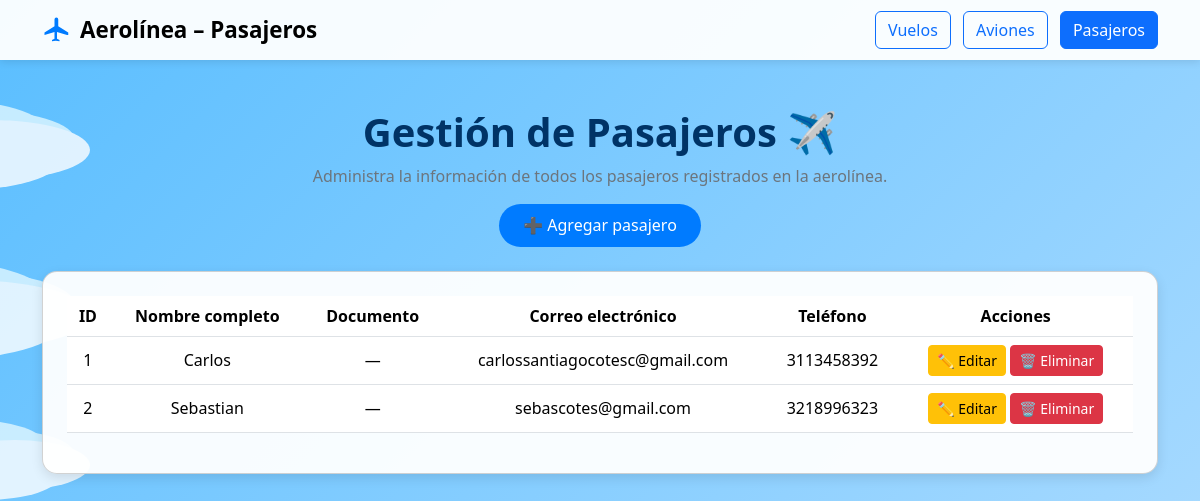
/pasajeros/, run on an earlier commit of the app's database.
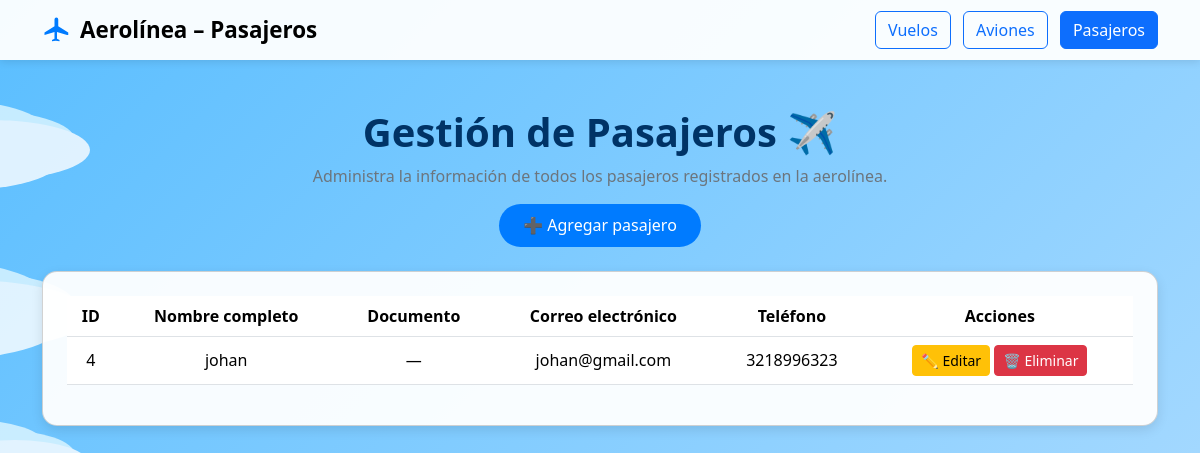
And on a later commit of the database.
### pasajeros/models.py (models this page shows, shortened)
class Pasajero(models.Model):
    pasa_nombre = models.CharField(max_length=30)
    pasa_email = models.CharField(max_length=50, blank=True, null=True)
    pasa_telefono = models.CharField(max_length=10, blank=True, null=True)

### pasajeros/views.py (the view)
# urls.py: path('', views.lista_pasajeros, name='lista_pasajeros'),
def lista_pasajeros(request):
    pasajeros = Pasajero.objects.all()
    return render(request, 'pasajeros.html', {'pasajeros': pasajeros})

### pasajeros/templates/pasajeros.html (shortened to what this page needs)
<!DOCTYPE html>
<html lang="es">
<head>
  <link href="https://cdn.jsdelivr.net/npm/bootstrap@5.3.3/dist/css/bootstrap.min.css" rel="stylesheet">
</head>
<body>
  <nav class="navbar navbar-expand-lg sticky-top">
    <div class="container">
      <a class="navbar-brand" href="{% url 'home' %}">
        <svg xmlns="http://www.w3.org/2000/svg" viewBox="0 0 24 24">
          <path d="M21 16v-2l-8-5V3.5a1.5 1.5 0 0 0-3 0V9l-8 5v2l8-2.5V19l-2 1v1l3-0.5 3 0.5v-1l-2-1v-5.5l8 2.5z"/>
        </svg>
        Aerolínea – Pasajeros
      </a>
      <div class="ms-auto">
        <a href="{% url 'lista_vuelos' %}" class="btn btn-outline-primary me-2">Vuelos</a>
        <a href="{% url 'lista_aviones' %}" class="btn btn-outline-primary me-2">Aviones</a>
        <a href="{% url 'lista_pasajeros' %}" class="btn btn-primary">Pasajeros</a>
      </div>
    </div>
  </nav>
  <div class="container mt-5">
    <div class="text-center mb-4">
      <h1>Gestión de Pasajeros ✈️</h1>
      <p class="text-secondary">Administra la información de todos los pasajeros registrados en la aerolínea.</p>
      <a href="{% url 'agregar_pasajero' %}" class="btn btn-main">➕ Agregar pasajero</a>
    </div>
    <div class="card p-4">
      <div class="table-responsive">
        <table class="table align-middle text-center">
          <thead>
            <tr>
              <th>ID</th>
              <th>Nombre completo</th>
              <th>Documento</th>
              <th>Correo electrónico</th>
              <th>Teléfono</th>
              <th>Acciones</th>
            </tr>
          </thead>
          <tbody>
            {% for pasajero in pasajeros %}
              <tr>
                <td>{{ pasajero.id }}</td>
                <td>{{ pasajero.pasa_nombre }}</td>
                <td>—</td>
                <td>{{ pasajero.pasa_email }}</td>
                <td>{{ pasajero.pasa_telefono }}</td>
                <td>
                  <a href="{% url 'editar_pasajero' pasajero.id %}" class="btn btn-sm btn-warning">✏️ Editar</a>
                  <a href="{% url 'eliminar_pasajero' pasajero.id %}" class="btn btn-sm btn-danger">🗑️ Eliminar</a>
                </td>
              </tr>
            {% endfor %}
          </tbody>
        </table>
      </div>
    </div>
  </div>
</body>
</html>

What changed in the data, as far as the page shows it:
removed Pasajero: id "1", pasa_nombre "Carlos", pasa_email "carlossantiagocotesc@gmail.com", pasa_telefono "3113458392"
removed Pasajero: id "2", pasa_nombre "Sebastian", pasa_email "sebascotes@gmail.com", pasa_telefono "3218996323"
added Pasajero: id "4", pasa_nombre "johan", pasa_email "johan@gmail.com", pasa_telefono "3218996323"
